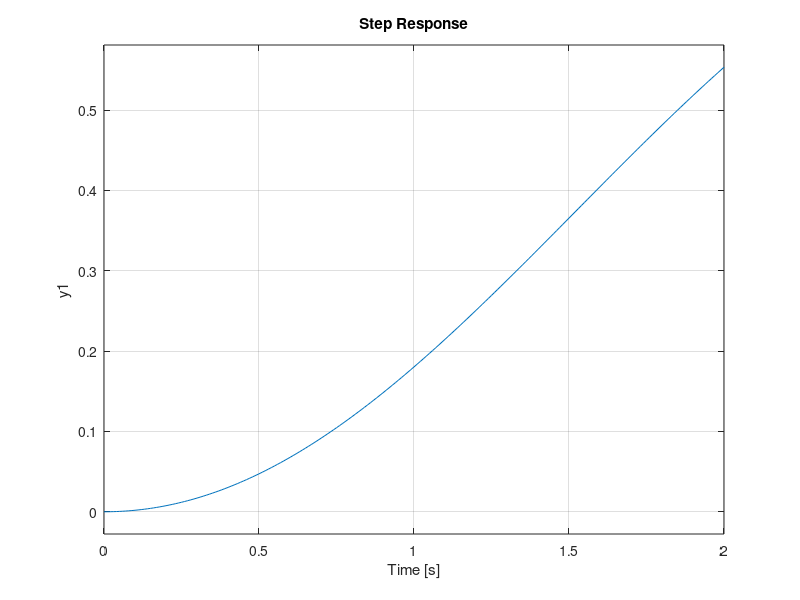

MATLAB code to generate this figure: (Note: this script raises an error after producing the figure.)
%% PID 
%proportional control 

s = tf('s');
Pitch_TF=(8.914*s+5.959)/(s^3+0.4083*s^2+1.017*s+0.1075);

step(Pitch_TF)
%%
%% We can define a PID controller in MATLAB using a transfer function model directly, for example:
Kp=0.1894; 
Ki= 0.03787; 
Kd=0.1822; 
% s = tf('s');
 C = Kp + Ki/s + Kd*s
 

% %% Alternatively, we may use MATLAB's pid object to generate an equivalent continuous-time controller as follows:
C = pid(Kp,Ki,Kd)
%% proportional control only 
Kp = 0.0419;
C = pid(Kp)
T = feedback(C*Pitch_TF,1)

t = 0:0.01:2;
step(T,t)
stepinfo(T) % rise time, transient, settling 
GetEss(T) %SS error
%% integral PI
Kp=0.0748;
Ki= 0.0017
C = pid(Kp,Ki)
T = feedback(C*Pitch_TF,1)

t = 0:0.01:2;
step(T,t)

stepinfo(T) % rise time, transient, settling 
GetEss(T) %SS error
%% PID 
Kp=0.1894; 
Ki= 0.03787; 
Kd=0.1822; 

C = pid(Kp,Ki,Kd)
T = feedback(C*Pitch_TF,1);

t = 0:0.01:2;
step(T,t)
stepinfo(T) % rise time, transient, settling 
GetEss(T) %SS error


